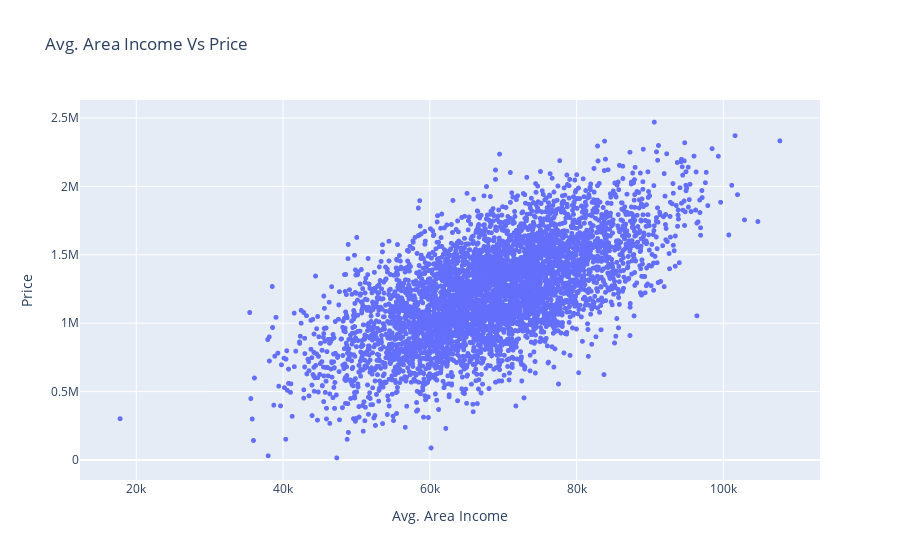

Source (notebook cell):
### Code cell
fig = px.scatter(dataset_df, x='Avg. Area Income', y='Price', title='Avg. Area Income Vs Price')
fig.update_traces(marker_size=5)
fig.show()

### Figure 1 — Plotly figure (JSON) as saved in the notebook; plotly's stock layout.template omitted (floating-point values rounded to 4 significant figures; data arrays with more than 128 entries replaced by an {"elided": "..."} marker saying what was removed)
{"data": [{"hovertemplate": "Avg. Area Income=%{x}<br>Price=%{y}<extra></extra>", "legendgroup": "", "marker": {"color": "#636efa", "size": 5, "symbol": "circle"}, "mode": "markers", "name": "", "showlegend": false, "type": "scattergl", "x": {"elided": "5000 float values"}, "xaxis": "x", "y": {"elided": "5000 float values"}, "yaxis": "y"}], "layout": {"legend": {"tracegroupgap": 0}, "title": {"text": "Avg. Area Income Vs Price"}, "xaxis": {"anchor": "y", "domain": [0, 1], "title": {"text": "Avg. Area Income"}}, "yaxis": {"anchor": "x", "domain": [0, 1], "title": {"text": "Price"}}}}
